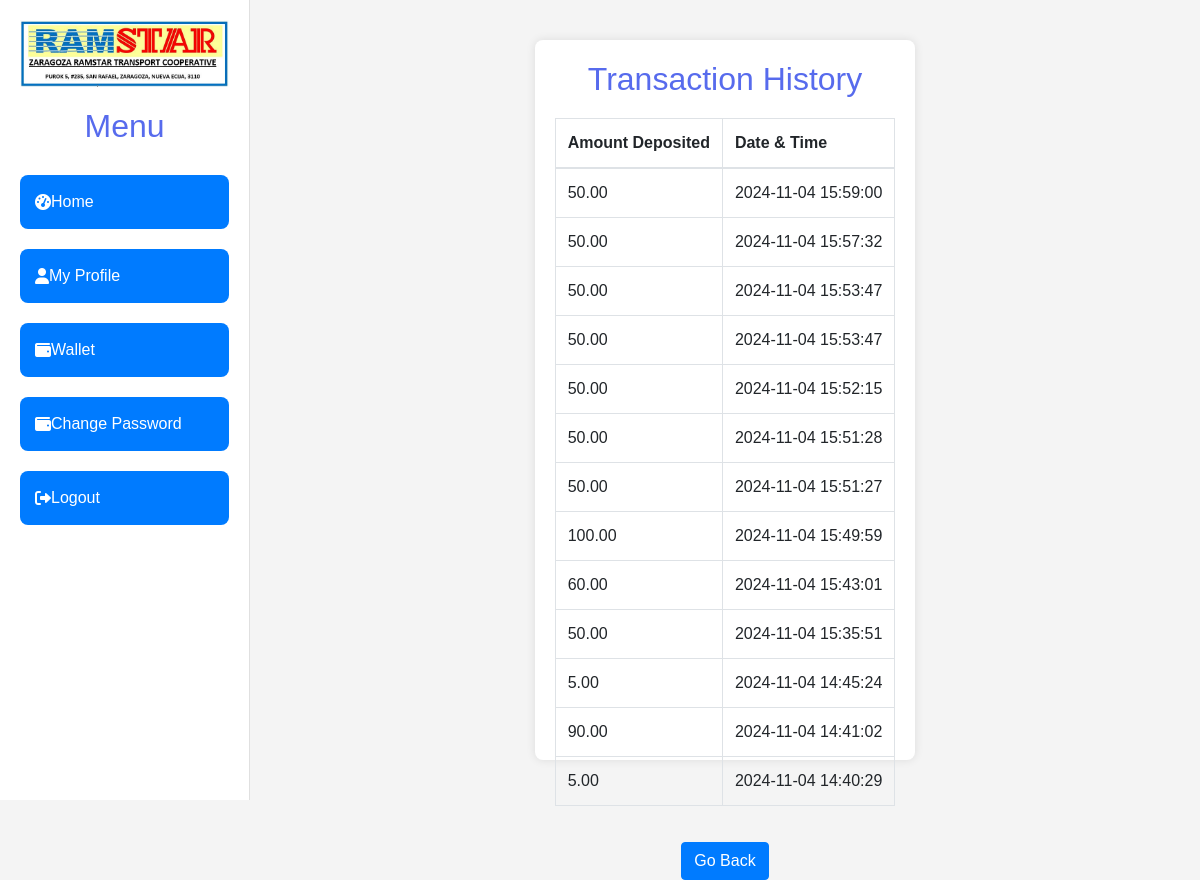
Page /ram/transaction.php (signed in) on the earlier database version.
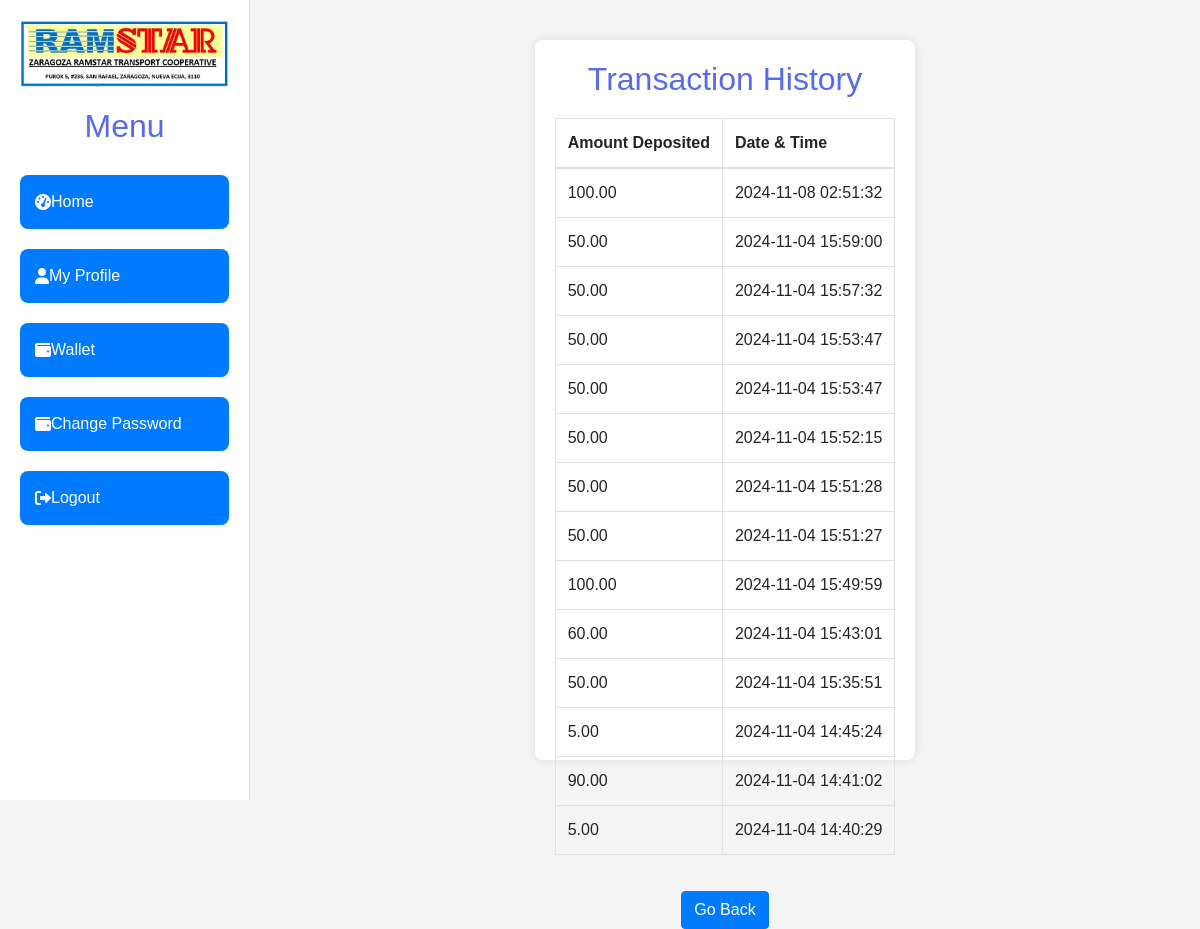
Same page on the later database version.
### tables this page shows
CREATE TABLE `transactions` (
  `id` int(11) NOT NULL,
  `user_id` int(11) NOT NULL,
  `account_number` varchar(250) NOT NULL,
  `amount` decimal(10,2) NOT NULL,
  `transaction_type` enum('Load','Deduct') NOT NULL,
  `transaction_date` timestamp NOT NULL DEFAULT current_timestamp()
);

### ram/transaction.php (the view, shortened to what this page needs)
<?php
include 'config/connection.php';
$userId = $_SESSION['id'];
$query = "SELECT amount, transaction_date FROM transactions WHERE user_id = ? ORDER BY transaction_date DESC";
$stmt = $conn->prepare($query);
$stmt->bind_param("i", $userId);
if (!$stmt->execute()) {
    die("Execute failed: " . $stmt->error);
}
$result = $stmt->get_result();
$transactions = $result->fetch_all(MYSQLI_ASSOC);
include 'sidebar.php';
?>
<!DOCTYPE html>
<html lang="en">
<head>
    <link rel="stylesheet" href="https://maxcdn.bootstrapcdn.com/bootstrap/4.5.2/css/bootstrap.min.css">
</head>
<body>
    <div class="transaction-container">
        <h2>Transaction History</h2>
        <div class="table-responsive">
            <table class="table table-bordered">
                <thead>
                    <tr>
                        <th>Amount Deposited</th>
                        <th>Date & Time</th>
                    </tr>
                </thead>
                <tbody>
                    <?php if (count($transactions) > 0): ?>
                        <?php foreach ($transactions as $transaction): ?>
                            <tr>
                                <td><?php echo htmlspecialchars($transaction['amount']); ?></td>
                                <td><?php echo htmlspecialchars($transaction['transaction_date']); ?></td>
                            </tr>
                        <?php endforeach; ?>
                    <?php else: ?>
                        <tr>
                            <td colspan="2">No transactions found.</td>
                        </tr>
                    <?php endif; ?>
                </tbody>
            </table>
        </div>
        <div class="btn-container">
            <button class="btn btn-primary" onclick="window.history.back();">Go Back</button>
        </div>
    </div>
</body>
</html

### ram/sidebar.php (shortened to what this page needs)
<!DOCTYPE html>
<html lang="en">
<head>
    <link rel="stylesheet" href="https://cdnjs.cloudflare.com/ajax/libs/font-awesome/6.0.0-beta3/css/all.min.css">
    <link rel="stylesheet" href="https://cdn.jsdelivr.net/npm/bootstrap@5.1.3/dist/css/bootstrap.min.css">
    <link rel="stylesheet" href="https://cdn.jsdelivr.net/npm/bootstrap-icons@1.8.1/font/bootstrap-icons.css">
    <link rel="stylesheet" href="css/styles.css">
</head>
<body>
    <div class="sidebar">
        <img src="images/logoramstar.jpg" alt="Holy Cross College Logo">
        <h2>Menu</h2>
        <a class="button-card" href="dashboardhome.php">
            <i class="fas fa-tachometer-alt"></i> Home
        </a>
        <a class="button-card" href="profile.php">
            <i class="fas fa-user"></i> My Profile
        </a>
        <a class="button-card" href="wallet.php">
            <i class="fas fa-wallet"></i> Wallet
        </a>
        <a class="button-card" href="change_pass.php">
            <i class="fas fa-wallet"></i> Change Password
        </a>
        <a class="button-card" href="Logout.php">
            <i class="fas fa-sign-out-alt"></i> Logout
        </a>
    </div>
</body>
</html>

### ram/css/styles.css (style rules this page uses)
body { font-family: Arial, sans-serif; background-color: #f4f4f4; margin: 0; padding: 0; }
h2 { text-align: center; color: #333; }
input, select, button { padding: 10px; margin-top: 5px; border-radius: 4px; border: 1px solid #ddd; }
button { background-color: #5cb85c; color: white; border: none; cursor: pointer; margin-top: 20px; }
table { width: 100%; border-collapse: collapse; }
table, th, td { border: 1px solid #ddd; }
th, td { padding: 10px; text-align: left; }
th { background-color: #f2f2f2; }

### ram/sidebar.php (style rules this page uses)
body { font-family: 'Arial', sans-serif; margin: 0; background-color: #f0f0f0; display: flex; height: 100vh; }
.sidebar { width: 250px; background-color: #ffffff; padding: 20px; color: #001f3f; transition: width 0.3s ease; display: flex; flex-direction: column; height: 100vh; border-right: 1px solid #e0e0e0; }
.sidebar img { width: 100%; height: auto; margin-bottom: 20px; }
.button-card { display: flex; align-items: center; background-color: #007bff; color: white; border-radius: 8px; padding: 15px; margin: 10px 0; text-decoration: none; transition: background-color 0.3s ease; cursor: pointer; }
h2 { margin-bottom: 20px; font-size: 24px; }

### ram/transaction.php (style rules this page uses)
body { font-family: Arial, sans-serif; background-color: #f4f4f4; margin: 0; padding: 0; }
.transaction-container { max-width: 800px; margin: 40px auto; padding: 20px; background-color: white; box-shadow: 0 0 10px rgba(0, 0, 0, 0.1); border-radius: 8px; }
h2 { color: rgb(87, 107, 237); text-align: center; margin-bottom: 20px; }
.table-responsive { margin-top: 20px; }
.btn-container { text-align: center; margin-top: 20px; }

Differences in the rows shown:
added transactions: amount "100.00", transaction_date "2024-11-08 02:51:32"
